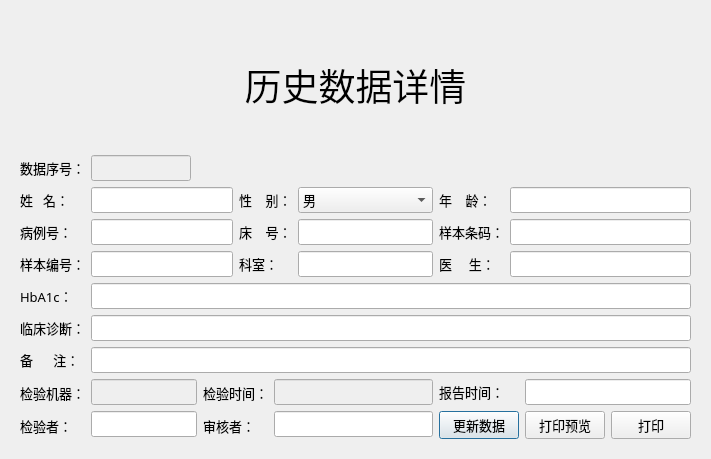
<?xml version="1.0" encoding="UTF-8"?>
<ui version="4.0">
 <class>editDataDialog</class>
 <widget class="QDialog" name="editDataDialog">
  <property name="geometry">
   <rect>
    <x>0</x>
    <y>0</y>
    <width>711</width>
    <height>459</height>
   </rect>
  </property>
  <property name="windowTitle">
   <string>Dialog</string>
  </property>
  <layout class="QGridLayout" name="gridLayout_2">
   <item row="0" column="0">
    <widget class="QWidget" name="widget" native="true">
     <layout class="QGridLayout" name="gridLayout">
      <item row="5" column="4" rowspan="2">
       <layout class="QVBoxLayout" name="verticalLayout_12">
        <item>
         <widget class="QLineEdit" name="lineEdit13">
          <property name="enabled">
           <bool>false</bool>
          </property>
          <property name="font">
           <font>
            <family>微软雅黑</family>
            <pointsize>10</pointsize>
           </font>
          </property>
         </widget>
        </item>
        <item>
         <widget class="QLineEdit" name="lineEdit16">
          <property name="font">
           <font>
            <family>微软雅黑</family>
            <pointsize>10</pointsize>
           </font>
          </property>
         </widget>
        </item>
       </layout>
      </item>
      <item row="5" column="5">
       <widget class="QLabel" name="label_10">
        <property name="font">
         <font>
          <family>微软雅黑</family>
          <pointsize>10</pointsize>
         </font>
        </property>
        <property name="text">
         <string>报告时间：</string>
        </property>
       </widget>
      </item>
      <item row="2" column="3" colspan="2">
       <layout class="QHBoxLayout" name="horizontalLayout_2">
        <item>
         <layout class="QVBoxLayout" name="verticalLayout_2">
          <item>
           <widget class="QLabel" name="label_3">
            <property name="font">
             <font>
              <family>微软雅黑</family>
              <pointsize>10</pointsize>
             </font>
            </property>
            <property name="text">
             <string>性    别：</string>
            </property>
           </widget>
          </item>
          <item>
           <widget class="QLabel" name="label_13">
            <property name="font">
             <font>
              <family>微软雅黑</family>
              <pointsize>10</pointsize>
             </font>
            </property>
            <property name="text">
             <string>床    号：</string>
            </property>
           </widget>
          </item>
          <item>
           <widget class="QLabel" name="label_6">
            <property name="font">
             <font>
              <family>微软雅黑</family>
              <pointsize>10</pointsize>
             </font>
            </property>
            <property name="text">
             <string>科室：</string>
            </property>
           </widget>
          </item>
         </layout>
        </item>
        <item>
         <layout class="QVBoxLayout" name="verticalLayout_5">
          <item>
           <widget class="QComboBox" name="comboBox2">
            <property name="font">
             <font>
              <family>微软雅黑</family>
              <pointsize>10</pointsize>
             </font>
            </property>
            <item>
             <property name="text">
              <string>男</string>
             </property>
            </item>
            <item>
             <property name="text">
              <string>女</string>
             </property>
            </item>
           </widget>
          </item>
          <item>
           <widget class="QLineEdit" name="lineEdit5">
            <property name="font">
             <font>
              <family>微软雅黑</family>
              <pointsize>10</pointsize>
             </font>
            </property>
           </widget>
          </item>
          <item>
           <widget class="QLineEdit" name="lineEdit8">
            <property name="font">
             <font>
              <family>微软雅黑</family>
              <pointsize>10</pointsize>
             </font>
            </property>
           </widget>
          </item>
         </layout>
        </item>
       </layout>
      </item>
      <item row="5" column="2" rowspan="2" colspan="2">
       <layout class="QVBoxLayout" name="verticalLayout_11">
        <item>
         <widget class="QLabel" name="label_9">
          <property name="font">
           <font>
            <family>微软雅黑</family>
            <pointsize>10</pointsize>
           </font>
          </property>
          <property name="text">
           <string>检验时间：</string>
          </property>
         </widget>
        </item>
        <item>
         <widget class="QLabel" name="label_18">
          <property name="font">
           <font>
            <family>微软雅黑</family>
            <pointsize>10</pointsize>
           </font>
          </property>
          <property name="text">
           <string>审核者：</string>
          </property>
         </widget>
        </item>
       </layout>
      </item>
      <item row="5" column="6" colspan="2">
       <widget class="QLineEdit" name="lineEdit14">
        <property name="font">
         <font>
          <family>微软雅黑</family>
          <pointsize>10</pointsize>
         </font>
        </property>
       </widget>
      </item>
      <item row="5" column="1" rowspan="2">
       <layout class="QVBoxLayout" name="verticalLayout_10">
        <item>
         <widget class="QLineEdit" name="lineEdit12">
          <property name="enabled">
           <bool>false</bool>
          </property>
          <property name="font">
           <font>
            <family>微软雅黑</family>
            <pointsize>10</pointsize>
           </font>
          </property>
         </widget>
        </item>
        <item>
         <widget class="QLineEdit" name="lineEdit15">
          <property name="font">
           <font>
            <family>微软雅黑</family>
            <pointsize>10</pointsize>
           </font>
          </property>
         </widget>
        </item>
       </layout>
      </item>
      <item row="1" column="0" colspan="8">
       <layout class="QHBoxLayout" name="horizontalLayout_5">
        <item>
         <widget class="QLabel" name="label_7">
          <property name="font">
           <font>
            <family>微软雅黑</family>
            <pointsize>10</pointsize>
           </font>
          </property>
          <property name="text">
           <string>数据序号：</string>
          </property>
         </widget>
        </item>
        <item>
         <widget class="QLineEdit" name="lineEdit0">
          <property name="enabled">
           <bool>false</bool>
          </property>
          <property name="maximumSize">
           <size>
            <width>100</width>
            <height>16777215</height>
           </size>
          </property>
          <property name="font">
           <font>
            <family>微软雅黑</family>
            <pointsize>10</pointsize>
           </font>
          </property>
         </widget>
        </item>
        <item>
         <spacer name="horizontalSpacer">
          <property name="orientation">
           <enum>Qt::Horizontal</enum>
          </property>
          <property name="sizeHint" stdset="0">
           <size>
            <width>218</width>
            <height>20</height>
           </size>
          </property>
         </spacer>
        </item>
       </layout>
      </item>
      <item row="4" column="0" colspan="8">
       <layout class="QHBoxLayout" name="horizontalLayout_4">
        <item>
         <layout class="QVBoxLayout" name="verticalLayout_7">
          <item>
           <widget class="QLabel" name="label_14">
            <property name="font">
             <font>
              <family>微软雅黑</family>
              <pointsize>10</pointsize>
             </font>
            </property>
            <property name="text">
             <string>临床诊断：</string>
            </property>
           </widget>
          </item>
          <item>
           <widget class="QLabel" name="label_15">
            <property name="font">
             <font>
              <family>微软雅黑</family>
              <pointsize>10</pointsize>
             </font>
            </property>
            <property name="text">
             <string>备      注：</string>
            </property>
           </widget>
          </item>
         </layout>
        </item>
        <item>
         <layout class="QVBoxLayout" name="verticalLayout_8">
          <item>
           <widget class="QLineEdit" name="lineEdit10">
            <property name="font">
             <font>
              <family>微软雅黑</family>
              <pointsize>10</pointsize>
             </font>
            </property>
           </widget>
          </item>
          <item>
           <widget class="QLineEdit" name="lineEdit11">
            <property name="font">
             <font>
              <family>微软雅黑</family>
              <pointsize>10</pointsize>
             </font>
            </property>
           </widget>
          </item>
         </layout>
        </item>
       </layout>
      </item>
      <item row="0" column="0" colspan="8">
       <widget class="QLabel" name="label_2">
        <property name="font">
         <font>
          <family>Agency FB</family>
          <pointsize>28</pointsize>
         </font>
        </property>
        <property name="text">
         <string>历史数据详情</string>
        </property>
        <property name="alignment">
         <set>Qt::AlignCenter</set>
        </property>
       </widget>
      </item>
      <item row="2" column="0" colspan="3">
       <layout class="QHBoxLayout" name="horizontalLayout">
        <item>
         <layout class="QVBoxLayout" name="verticalLayout">
          <item>
           <widget class="QLabel" name="label_1">
            <property name="font">
             <font>
              <family>微软雅黑</family>
              <pointsize>10</pointsize>
             </font>
            </property>
            <property name="text">
             <string>姓   名：</string>
            </property>
           </widget>
          </item>
          <item>
           <widget class="QLabel" name="label_12">
            <property name="font">
             <font>
              <family>微软雅黑</family>
              <pointsize>10</pointsize>
             </font>
            </property>
            <property name="text">
             <string>病例号：</string>
            </property>
           </widget>
          </item>
          <item>
           <widget class="QLabel" name="label_5">
            <property name="font">
             <font>
              <family>微软雅黑</family>
              <pointsize>10</pointsize>
             </font>
            </property>
            <property name="text">
             <string>样本编号：</string>
            </property>
           </widget>
          </item>
         </layout>
        </item>
        <item>
         <layout class="QVBoxLayout" name="verticalLayout_4">
          <item>
           <widget class="QLineEdit" name="lineEdit1">
            <property name="font">
             <font>
              <family>微软雅黑</family>
              <pointsize>10</pointsize>
             </font>
            </property>
           </widget>
          </item>
          <item>
           <widget class="QLineEdit" name="lineEdit4">
            <property name="font">
             <font>
              <family>微软雅黑</family>
              <pointsize>10</pointsize>
             </font>
            </property>
           </widget>
          </item>
          <item>
           <widget class="QLineEdit" name="lineEdit7">
            <property name="font">
             <font>
              <family>微软雅黑</family>
              <pointsize>10</pointsize>
             </font>
            </property>
           </widget>
          </item>
         </layout>
        </item>
       </layout>
      </item>
      <item row="2" column="5" colspan="3">
       <layout class="QHBoxLayout" name="horizontalLayout_3">
        <item>
         <layout class="QVBoxLayout" name="verticalLayout_3">
          <item>
           <widget class="QLabel" name="label_4">
            <property name="font">
             <font>
              <family>微软雅黑</family>
              <pointsize>10</pointsize>
             </font>
            </property>
            <property name="text">
             <string>年    龄：</string>
            </property>
           </widget>
          </item>
          <item>
           <widget class="QLabel" name="label_16">
            <property name="font">
             <font>
              <family>微软雅黑</family>
              <pointsize>10</pointsize>
             </font>
            </property>
            <property name="text">
             <string>样本条码：</string>
            </property>
           </widget>
          </item>
          <item>
           <widget class="QLabel" name="label_11">
            <property name="font">
             <font>
              <family>微软雅黑</family>
              <pointsize>10</pointsize>
             </font>
            </property>
            <property name="text">
             <string>医     生：</string>
            </property>
           </widget>
          </item>
         </layout>
        </item>
        <item>
         <layout class="QVBoxLayout" name="verticalLayout_6">
          <item>
           <widget class="QLineEdit" name="lineEdit3">
            <property name="font">
             <font>
              <family>微软雅黑</family>
              <pointsize>10</pointsize>
             </font>
            </property>
           </widget>
          </item>
          <item>
           <widget class="QLineEdit" name="lineEdit6">
            <property name="font">
             <font>
              <family>微软雅黑</family>
              <pointsize>10</pointsize>
             </font>
            </property>
           </widget>
          </item>
          <item>
           <widget class="QLineEdit" name="lineEdit9">
            <property name="font">
             <font>
              <family>微软雅黑</family>
              <pointsize>10</pointsize>
             </font>
            </property>
           </widget>
          </item>
         </layout>
        </item>
       </layout>
      </item>
      <item row="3" column="0">
       <widget class="QLabel" name="label_19">
        <property name="font">
         <font>
          <family>微软雅黑</family>
          <pointsize>10</pointsize>
         </font>
        </property>
        <property name="text">
         <string>HbA1c：</string>
        </property>
       </widget>
      </item>
      <item row="5" column="0" rowspan="2">
       <layout class="QVBoxLayout" name="verticalLayout_9">
        <item>
         <widget class="QLabel" name="label_8">
          <property name="font">
           <font>
            <family>微软雅黑</family>
            <pointsize>10</pointsize>
           </font>
          </property>
          <property name="text">
           <string>检验机器：</string>
          </property>
         </widget>
        </item>
        <item>
         <widget class="QLabel" name="label_17">
          <property name="font">
           <font>
            <family>微软雅黑</family>
            <pointsize>10</pointsize>
           </font>
          </property>
          <property name="text">
           <string>检验者：</string>
          </property>
         </widget>
        </item>
       </layout>
      </item>
      <item row="3" column="1" colspan="7">
       <widget class="QLineEdit" name="lineEdit17">
        <property name="font">
         <font>
          <family>微软雅黑</family>
          <pointsize>10</pointsize>
         </font>
        </property>
       </widget>
      </item>
      <item row="6" column="5">
       <widget class="QPushButton" name="btnUpdata">
        <property name="font">
         <font>
          <family>微软雅黑</family>
          <pointsize>10</pointsize>
         </font>
        </property>
        <property name="text">
         <string>更新数据</string>
        </property>
       </widget>
      </item>
      <item row="6" column="7">
       <widget class="QPushButton" name="btnPrint">
        <property name="font">
         <font>
          <family>微软雅黑</family>
          <pointsize>10</pointsize>
         </font>
        </property>
        <property name="text">
         <string>打印</string>
        </property>
       </widget>
      </item>
      <item row="6" column="6">
       <widget class="QPushButton" name="btnPreview">
        <property name="font">
         <font>
          <family>微软雅黑</family>
          <pointsize>10</pointsize>
         </font>
        </property>
        <property name="text">
         <string>打印预览</string>
        </property>
       </widget>
      </item>
     </layout>
    </widget>
   </item>
  </layout>
 </widget>
 <resources/>
 <connections/>
</ui>
